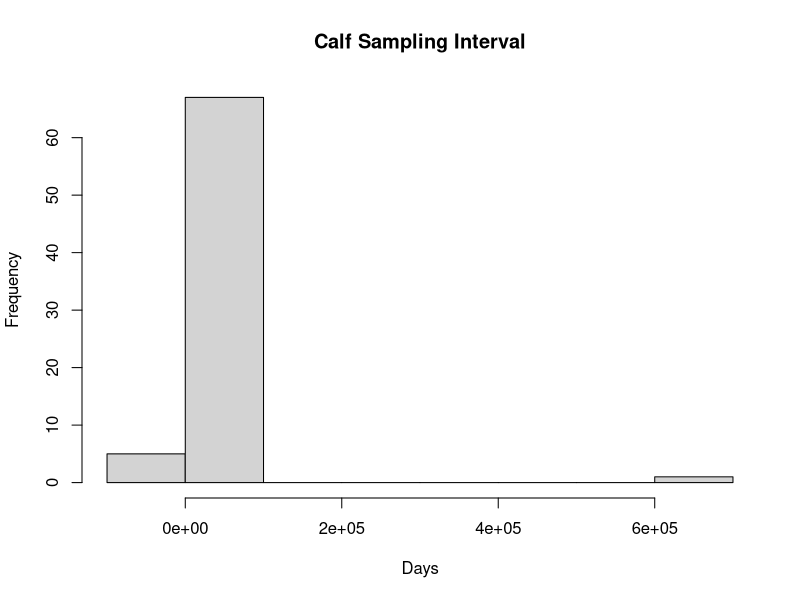

Reproduce this figure in R.
library(readxl)
library(data.table)

ppv <- 0.974
npv <- 0.998

dt <- as.data.table(read_excel("./Data/FarmData.xlsx", sheet="Model", skip =3, col_names =FALSE, range ="A4:AB1000")) 

hdr <- c("DamID", "Farm1", "D_Pre_E", "D_Pre_PCR", "D_Post_E", "D_Post_PCR", 
         "Sample Type", "Age_Class", "Age_Months", "D_Pre_Date", "D_Post_Date", 
         "Preg_Outcome", "Calf_ID", "Farm2", 
         "C_Birth_E", "C_Birth_PCR", "C_Post_E", "C_Post_PCR", "Sample_Type_C", "Calf_Sex", 
         "Calf_Pre_Date", "Calf_Post_Date",
         "Calf_Birth_Date", "Colostrum_ID", "Farm3", "Colostrum_E", "Colostrum_PCR", "Notes")

stopifnot(ncol(dt) >= length(hdr))
setnames(dt, hdr)

#### delta times ####
date_cols <- c("D_Pre_Date", "D_Post_Date", "Calf_Pre_Date", "Calf_Post_Date", "Calf_Birth_Date")

# Convert to character first and clean up any obvious bad entries
dt[, (date_cols) := lapply(.SD, function(x) {
  x <- as.character(x)
  x[!grepl("^\\d{1,2}[-/\\.]\\d{1,2}[-/\\.]\\d{2,4}|\\d{4}[-/\\.]\\d{1,2}[-/\\.]\\d{1,2}$", x)] <- NA
  as.Date(x, tryFormats = c("%Y-%m-%d", "%d/%m/%Y", "%m/%d/%Y"))
}), .SDcols = date_cols]

dt[, D_Delta_Dates := as.numeric(D_Post_Date - D_Pre_Date)]
dt[, Calf_Delta_Dates := as.numeric(Calf_Pre_Date - Calf_Birth_Date)]
dt[, Heif_Delta_Dates := as.numeric(Calf_Post_Date - Calf_Pre_Date)]

png("calf_sampling_histogram.png", width = 800, height = 600)
hist(dt[, Calf_Delta_Dates], main = "Calf Sampling Interval", xlab = "Days")
dev.off()

dt[, unique(D_Delta_Dates)]
dt[, unique(Calf_Delta_Dates)]
dt[, unique(Heif_Delta_Dates)]

#### Prevalence Cow pre and PTcow ####
Pos <- dt[D_Pre_E=="Pos" , .(Pos=.N), by=Farm1]
ntested <- dt[!is.na(D_Pre_E) & D_Pre_E!="Doub" , .(n=.N), by=Farm1]
Prev_cowPre <- merge(ntested, Pos, by="Farm1", all.x=TRUE)

Prev_cowPre[is.na(Pos), Pos :=0]
Prev_cowPre[, Prev:=Pos/n]
print(Prev_cowPre)
print(Prev_cowPre[1:4, mean(n)])
print(Prev_cowPre[1:4, mean(Prev)])

cows <- dt[!is.na(D_Pre_E) & !is.na(D_Post_E),]
print(cows[, table(D_Pre_E, D_Post_E)])
# D_Post_E
# D_Pre_E Doub Neg Pos
# Doub    2   1   3
# Neg    10 100  41
# Pos     2   5  50

# raw ht
41/141
# 0.2907801
# Note cells a,b,c,d are for columns/rows with results in Pos and then Neg order
#     Pos   Neg
# Pos   a     b
# Neg   c     d

# numerator = number of truly neg pre and truly pos post
# a(1-ppv)ppv + b(1-ppv)npv + c*npv*ppv + dnpv(1-npv)
numerat <- 50*(1-ppv)*ppv + 5*(1-ppv)*npv + 41*npv*ppv + 100*npv*(1-npv)

# denominator = true number of neg pre
denom <- 141*npv + 55*(1-ppv)

# cows P(HT) 
PTcows <- numerat/denom
# [1] 0.2915952 

#### P(HT) after first week ####
calves <- dt[!is.na(C_Birth_E) & !is.na(C_Post_E),]
print(calves[, table(C_Birth_E, C_Post_E)])
# C_Post_E
# C_Birth_E Doub Neg Pos
# Doub    0   3   0
# Neg     1  28   1
# Pos     0   3   7

numerat <- 7*(1-ppv)*ppv + 3*(1-ppv)*npv + 1*npv*ppv + 28*npv*(1-npv)

denom <- 29*npv + 10*(1-ppv)

# calves P(HT)
PTcalvesThreeMonths <- numerat/denom
print(PTcalvesThreeMonths)
# [1] 0.04393713

# Compare with P(HT) for calves at birth (~ 4 days)
PTcalvesCol <- 0.172
PTcalves4days <- 1-(1-PTcalvesThreeMonths)^(1/(365/4))
PTcolostrum <- PTcalvesCol - PTcalves4days
print(PTcolostrum)
